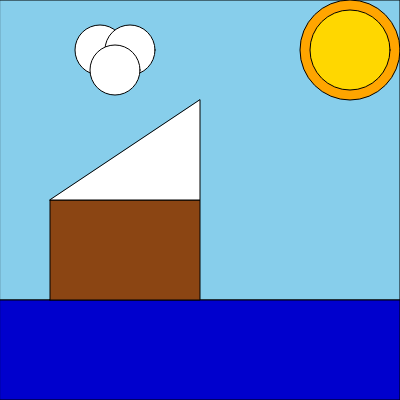
Frame 1 (no input)
Frame 2 (the mouse pressed at the canvas centre, redrawn once): identical to frame 1, image omitted

The p5.js sketch that drew this single still picture (run headless with seeded random() and noise() and a simulated clock; the mouse was pressed at the canvas centre and the sketch redrawn once):

// p5.js sketch
// ── sketch.js
/* disegna una barca di legno con una vela bianca sul mare mare blu 
- il cielo è azzurro con una  nuvola bianca
- la nuvola ha tre cerchi bianchi che si sovrappongono tra loro
- il sole è un cerchio giallo all'interno di un cerchio arancione in alto a destra
- la vela è un grande triangolo bianco connesso a un rettangolo marrone che rappresenta la barca
- la barca è curva e ha una forma di banana rovesciata
*/

function setup() {
  createCanvas(400, 400);
  background(135, 206, 235);
  noLoop();
}

function draw() {
  // cielo
  fill(135, 206, 235);
  rect(0, 0, 400, 300);
  // mare
  fill(0, 0, 205);
  rect(0, 300, 400, 100);
  // sole
  fill(255, 165, 0);
  ellipse(350, 50, 100);
  fill(255, 215, 0);
  ellipse(350, 50, 80);
  // nuvola
  fill(255);
  ellipse(100, 50, 50);
  ellipse(130, 50, 50);
  ellipse(115, 70, 50);
  // barca
  fill(139, 69, 19);
  beginShape();
  vertex(50, 300);
  vertex(50, 200);
  vertex(200, 200);
  vertex(200, 300);
  endShape(CLOSE);
  fill(255);
  triangle(50, 200, 200, 200, 200, 100);
}
